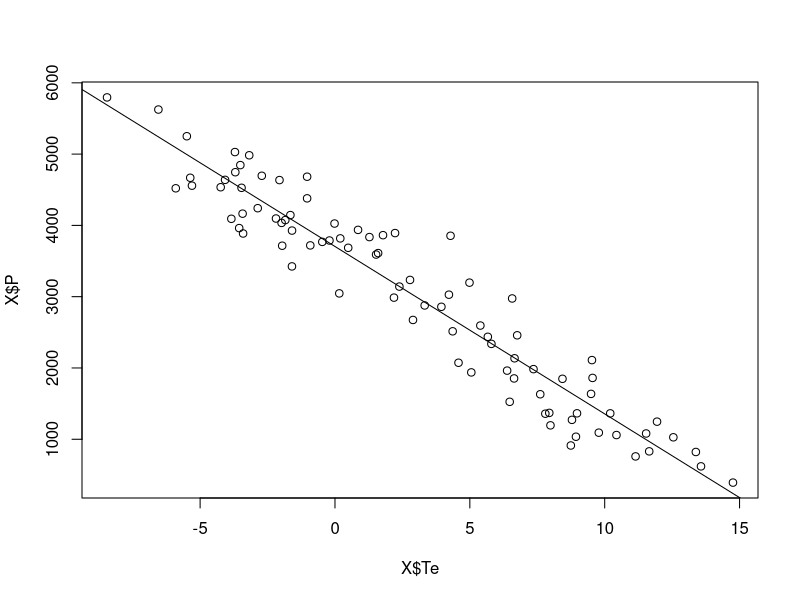
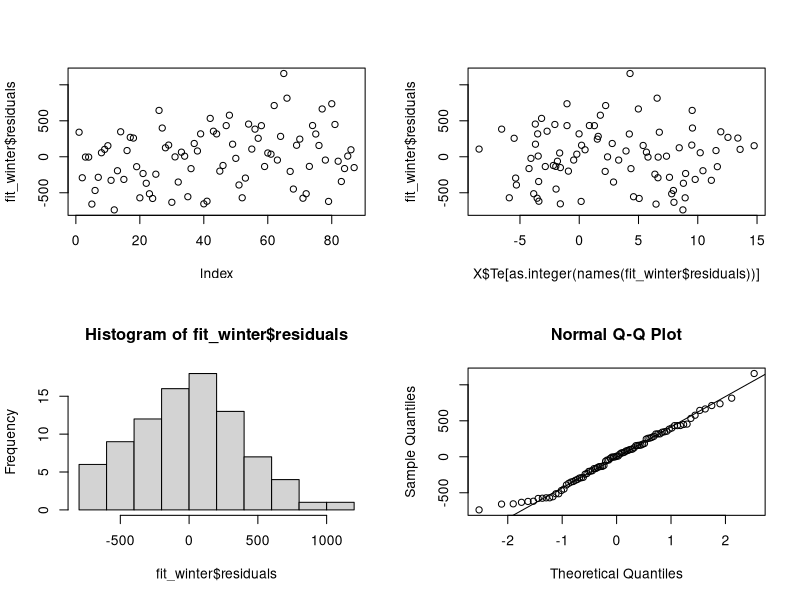
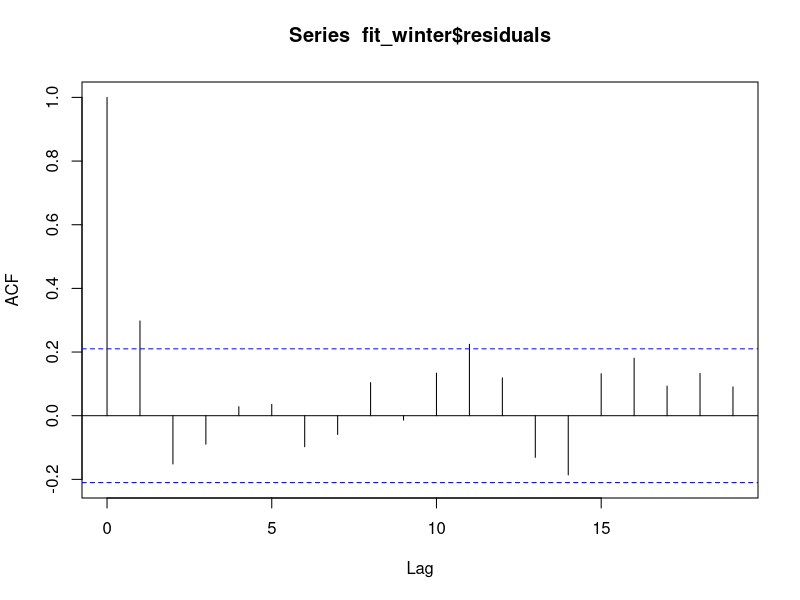
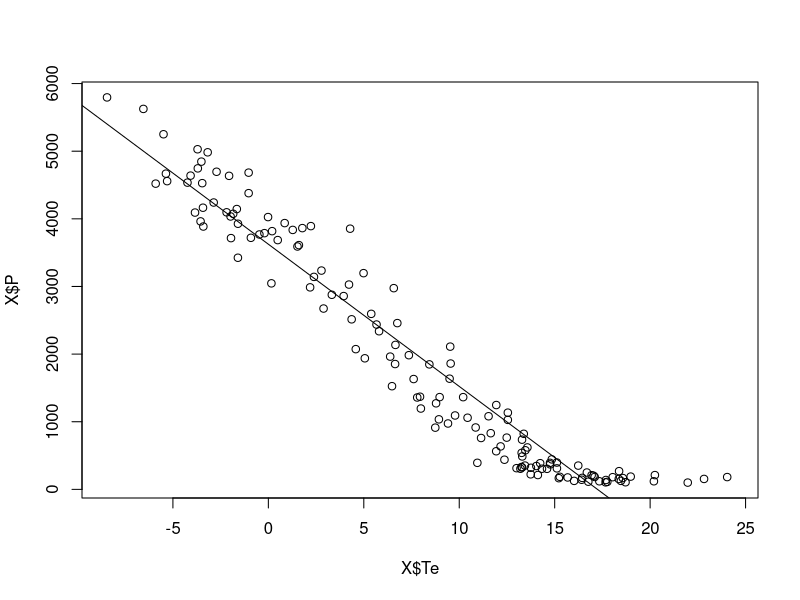
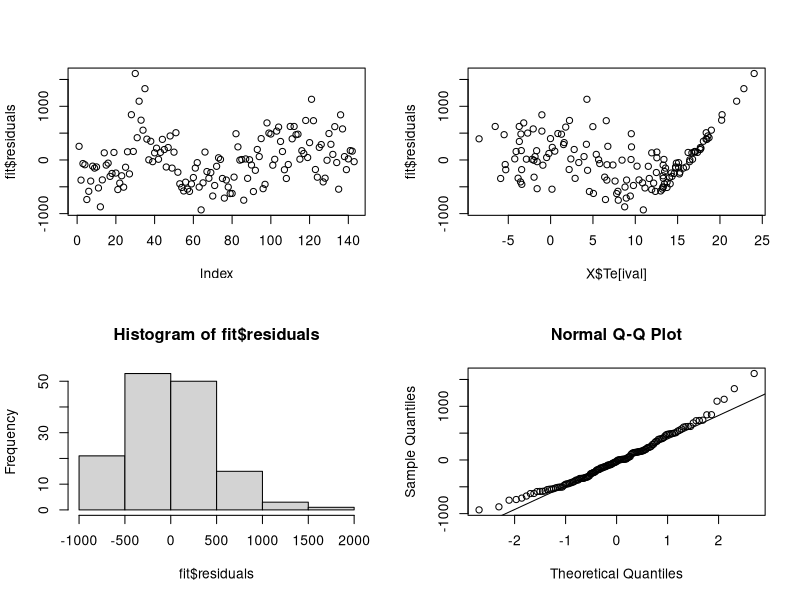
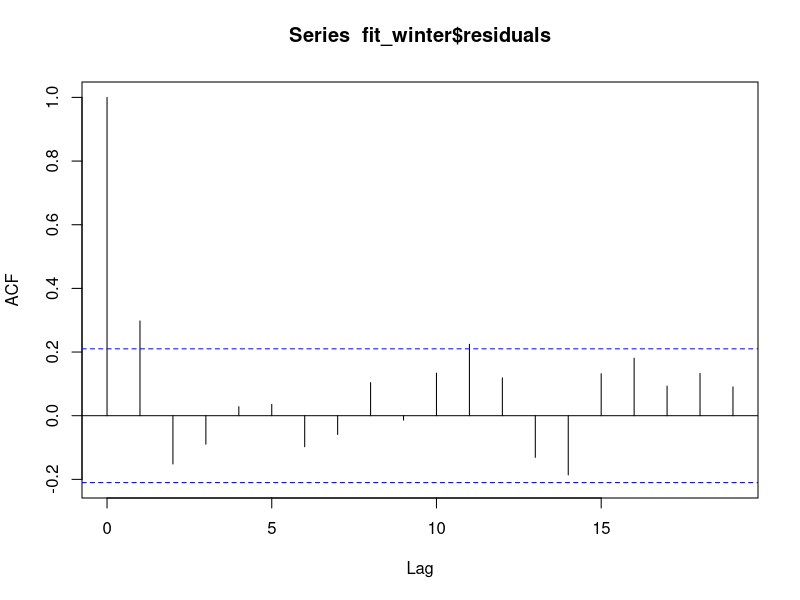
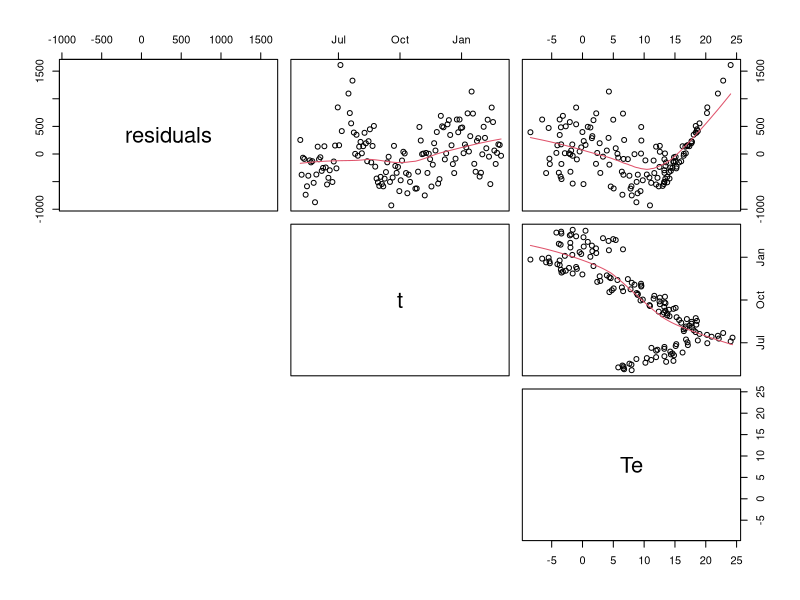

These figures' R source, in order:
## ----Initialize-----------------------------------------------
## Remember to set the working directory to the folder where you 
## have the data and scripts
##
## Initialize by removing all variables in memory
rm(list=ls())



## ----Read data------------------------------------------------
## Read the data into a data.frame. The data consists of hourly average values
Xorig <- read.table("soenderborg_2day.csv", sep=",", header=TRUE, as.is=TRUE)
## Convert the time from character to POSIXct, which is the class in R for representing time
Xorig$t <- as.POSIXct(Xorig$t, tz="GMT")

## Set which house to use (there are 3 in the data)
ihouse <- 3
Xorig$P <- Xorig[ ,paste0("P",ihouse)]

## Check the content
str(Xorig)
summary(Xorig)

## Save it in R data format for later easy use
saveRDS(Xorig, "soenderborg_2day.RDS")

## Keep it in X
X <- Xorig



## ----Only winter period----------------------------------------
## Set the summer period values to NA

## Find the day of year for starting and ending summer
as.POSIXlt("2011-06-01")$yday
as.POSIXlt("2011-10-01")$yday
## Find index of summer and set measurements to NA
isummer <- 151 < as.POSIXlt(X$t)$yday & as.POSIXlt(X$t)$yday <= 273
X[isummer, -1] <- NA

## Plot the relation between external temperature and heat load
plot(X$Te, X$P)

## Simplest linear model
fit_winter <- lm(P ~ Te, X)
summary(fit_winter)
abline(fit_winter)

## Model validation (check i.i.d. and distribution of residuals)
par(mfrow = c(2,2))
## Plot residuals
plot(fit_winter$residuals)
## Residulas vs. input Te
plot(X$Te[as.integer(names(fit_winter$residuals))], fit_winter$residuals)
hist(fit_winter$residuals)
qqnorm(fit_winter$residuals)
qqline(fit_winter$residuals)

## And of course ACF
par(mfrow = c(1,1))
acf(fit_winter$residuals)



## ----Both summer and winter-------------------------------------
## But what if we don't remove the summer period?
X <- Xorig
plot(X$Te, X$P)

## Simplest linear model
fit <- lm(P ~ Te, X)
summary(fit)
abline(fit)

## Model validation (check i.i.d. and distribution of residuals)
par(mfrow = c(2,2))
## Plot residuals
plot(fit$residuals)
## Residuals vs. input Te
ival <- as.integer(names(fit$residuals))
plot(X$Te[ival], fit$residuals)
hist(fit$residuals)
qqnorm(fit$residuals)
qqline(fit$residuals)

## And of course ACF
par(mfrow = c(1,1))
acf(fit_winter$residuals)

## Another great plot to check residuals
X$residuals <- NA
X$residuals[ival] <- fit$residuals
pairs(X[c("residuals","t","Te")], panel = panel.smooth, lower.panel = NULL)
